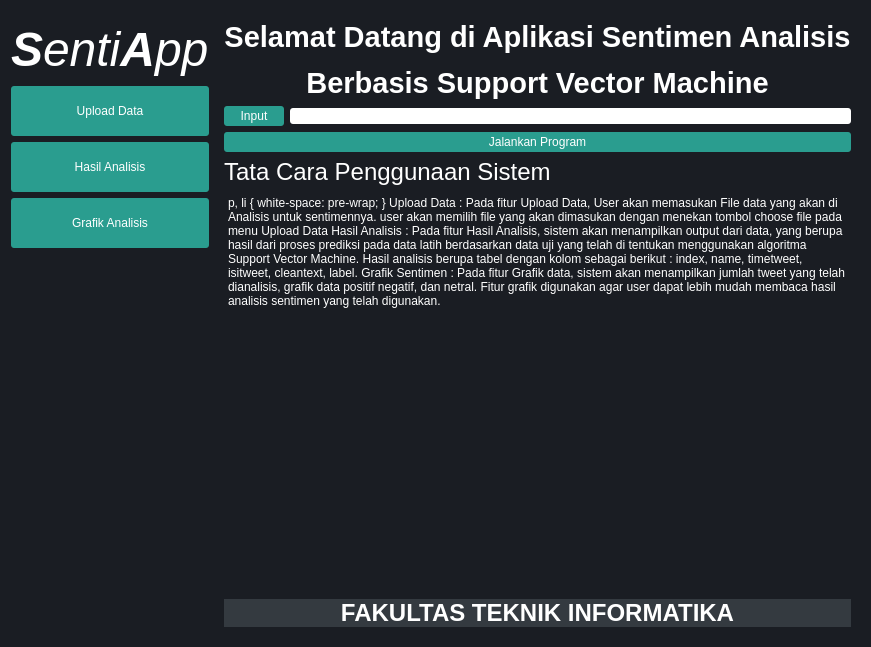
<?xml version="1.0" encoding="UTF-8"?>
<ui version="4.0">
 <class>Form</class>
 <widget class="QWidget" name="Form">
  <property name="geometry">
   <rect>
    <x>0</x>
    <y>0</y>
    <width>832</width>
    <height>647</height>
   </rect>
  </property>
  <property name="windowTitle">
   <string>SentiApp</string>
  </property>
  <property name="styleSheet">
   <string notr="true">background-color: rgb(26, 29, 35);
color: rgb(255, 255, 255);</string>
  </property>
  <layout class="QHBoxLayout" name="horizontalLayout">
   <item>
    <widget class="QFrame" name="frame">
     <property name="frameShape">
      <enum>QFrame::NoFrame</enum>
     </property>
     <property name="frameShadow">
      <enum>QFrame::Plain</enum>
     </property>
     <property name="lineWidth">
      <number>0</number>
     </property>
     <layout class="QVBoxLayout" name="verticalLayout">
      <property name="leftMargin">
       <number>0</number>
      </property>
      <property name="rightMargin">
       <number>0</number>
      </property>
      <item>
       <widget class="QLabel" name="label_13">
        <property name="minimumSize">
         <size>
          <width>0</width>
          <height>60</height>
         </size>
        </property>
        <property name="text">
         <string>&lt;html&gt;&lt;head/&gt;&lt;body&gt;&lt;p&gt;&lt;span style=&quot; font-size:36pt; font-weight:600; font-style:italic;&quot;&gt;S&lt;/span&gt;&lt;span style=&quot; font-size:36pt; font-style:italic;&quot;&gt;enti&lt;/span&gt;&lt;span style=&quot; font-size:36pt; font-weight:600; font-style:italic;&quot;&gt;A&lt;/span&gt;&lt;span style=&quot; font-size:36pt; font-style:italic;&quot;&gt;pp&lt;/span&gt;&lt;/p&gt;&lt;/body&gt;&lt;/html&gt;</string>
        </property>
       </widget>
      </item>
      <item>
       <widget class="QPushButton" name="dashboardButton">
        <property name="minimumSize">
         <size>
          <width>130</width>
          <height>50</height>
         </size>
        </property>
        <property name="styleSheet">
         <string notr="true">border-radius:3px;
background-color: rgb(42, 157, 143);
color: rgb(255, 255, 255);</string>
        </property>
        <property name="text">
         <string>Upload Data</string>
        </property>
       </widget>
      </item>
      <item>
       <widget class="QPushButton" name="hasilButton">
        <property name="minimumSize">
         <size>
          <width>130</width>
          <height>50</height>
         </size>
        </property>
        <property name="styleSheet">
         <string notr="true">border-radius:3px;
background-color: rgb(42, 157, 143);
color: rgb(255, 255, 255);</string>
        </property>
        <property name="text">
         <string>Hasil Analisis</string>
        </property>
       </widget>
      </item>
      <item>
       <widget class="QPushButton" name="grafikButton">
        <property name="minimumSize">
         <size>
          <width>130</width>
          <height>50</height>
         </size>
        </property>
        <property name="styleSheet">
         <string notr="true">border-radius:3px;
background-color: rgb(42, 157, 143);
color: rgb(255, 255, 255);</string>
        </property>
        <property name="text">
         <string>Grafik Analisis</string>
        </property>
       </widget>
      </item>
      <item>
       <spacer name="verticalSpacer">
        <property name="orientation">
         <enum>Qt::Vertical</enum>
        </property>
        <property name="sizeType">
         <enum>QSizePolicy::MinimumExpanding</enum>
        </property>
        <property name="sizeHint" stdset="0">
         <size>
          <width>20</width>
          <height>40</height>
         </size>
        </property>
       </spacer>
      </item>
     </layout>
    </widget>
   </item>
   <item>
    <widget class="QStackedWidget" name="stackedWidget">
     <property name="currentIndex">
      <number>0</number>
     </property>
     <widget class="QWidget" name="dashboardPage">
      <layout class="QVBoxLayout" name="verticalLayout_2">
       <item>
        <widget class="QLabel" name="label">
         <property name="sizePolicy">
          <sizepolicy hsizetype="Preferred" vsizetype="Maximum">
           <horstretch>0</horstretch>
           <verstretch>0</verstretch>
          </sizepolicy>
         </property>
         <property name="text">
          <string>&lt;html&gt;&lt;head/&gt;&lt;body&gt;&lt;p align=&quot;center&quot;&gt;&lt;span style=&quot; font-size:22pt; font-weight:600;&quot;&gt;Selamat Datang di Aplikasi Sentimen Analisis&lt;/span&gt;&lt;/p&gt;&lt;p align=&quot;center&quot;&gt;&lt;span style=&quot; font-size:22pt; font-weight:600;&quot;&gt;Berbasis Support Vector Machine&lt;/span&gt;&lt;/p&gt;&lt;/body&gt;&lt;/html&gt;</string>
         </property>
        </widget>
       </item>
       <item>
        <widget class="QFrame" name="frame_2">
         <property name="sizePolicy">
          <sizepolicy hsizetype="Preferred" vsizetype="Maximum">
           <horstretch>0</horstretch>
           <verstretch>0</verstretch>
          </sizepolicy>
         </property>
         <property name="frameShape">
          <enum>QFrame::NoFrame</enum>
         </property>
         <property name="frameShadow">
          <enum>QFrame::Raised</enum>
         </property>
         <layout class="QHBoxLayout" name="horizontalLayout_2">
          <property name="leftMargin">
           <number>0</number>
          </property>
          <property name="topMargin">
           <number>0</number>
          </property>
          <property name="rightMargin">
           <number>0</number>
          </property>
          <property name="bottomMargin">
           <number>0</number>
          </property>
          <item>
           <widget class="QPushButton" name="inputButton">
            <property name="minimumSize">
             <size>
              <width>60</width>
              <height>20</height>
             </size>
            </property>
            <property name="styleSheet">
             <string notr="true">border-radius:3px;
background-color: rgb(42, 157, 143);
color: rgb(255, 255, 255);</string>
            </property>
            <property name="text">
             <string>Input</string>
            </property>
           </widget>
          </item>
          <item>
           <widget class="QLineEdit" name="fileLine">
            <property name="styleSheet">
             <string notr="true">background-color: rgb(255, 255, 255);
border-radius:3px;
color: rgb(62, 62, 62);</string>
            </property>
           </widget>
          </item>
         </layout>
        </widget>
       </item>
       <item>
        <widget class="QPushButton" name="runButton">
         <property name="minimumSize">
          <size>
           <width>0</width>
           <height>20</height>
          </size>
         </property>
         <property name="styleSheet">
          <string notr="true">border-radius:3px;
background-color: rgb(42, 157, 143);
color: rgb(255, 255, 255);</string>
         </property>
         <property name="text">
          <string>Jalankan Program</string>
         </property>
        </widget>
       </item>
       <item>
        <widget class="QLabel" name="label_3">
         <property name="sizePolicy">
          <sizepolicy hsizetype="Preferred" vsizetype="Maximum">
           <horstretch>0</horstretch>
           <verstretch>0</verstretch>
          </sizepolicy>
         </property>
         <property name="text">
          <string>&lt;html&gt;&lt;head/&gt;&lt;body&gt;&lt;p&gt;&lt;span style=&quot; font-size:18pt;&quot;&gt;Tata Cara Penggunaan Sistem&lt;/span&gt;&lt;/p&gt;&lt;/body&gt;&lt;/html&gt;</string>
         </property>
        </widget>
       </item>
       <item>
        <widget class="QTextBrowser" name="textBrowser">
         <property name="frameShape">
          <enum>QFrame::NoFrame</enum>
         </property>
         <property name="html">
          <string>&lt;!DOCTYPE HTML PUBLIC &quot;-//W3C//DTD HTML 4.0//EN&quot; &quot;http://www.w3.org/TR/REC-html40/strict.dtd&quot;&gt;
&lt;html&gt;&lt;head&gt;&lt;meta name=&quot;qrichtext&quot; content=&quot;1&quot; /&gt;&lt;style type=&quot;text/css&quot;&gt;
p, li { white-space: pre-wrap; }
&lt;/style&gt;&lt;/head&gt;&lt;body style=&quot; font-family:'.AppleSystemUIFont'; font-size:13pt; font-weight:400; font-style:normal;&quot;&gt;
&lt;p style=&quot; margin-top:0px; margin-bottom:0px; margin-left:0px; margin-right:0px; -qt-block-indent:0; text-indent:0px;&quot;&gt;Upload Data :&lt;/p&gt;
&lt;p style=&quot; margin-top:0px; margin-bottom:0px; margin-left:0px; margin-right:0px; -qt-block-indent:0; text-indent:0px;&quot;&gt;Pada fitur Upload Data, User akan memasukan File data yang akan di Analisis untuk sentimennya.&lt;/p&gt;
&lt;p style=&quot; margin-top:0px; margin-bottom:0px; margin-left:0px; margin-right:0px; -qt-block-indent:0; text-indent:0px;&quot;&gt;user akan memilih file yang akan dimasukan dengan menekan tombol choose file pada menu Upload Data&lt;/p&gt;
&lt;p style=&quot;-qt-paragraph-type:empty; margin-top:0px; margin-bottom:0px; margin-left:0px; margin-right:0px; -qt-block-indent:0; text-indent:0px;&quot;&gt;&lt;br /&gt;&lt;/p&gt;
&lt;p style=&quot; margin-top:0px; margin-bottom:0px; margin-left:0px; margin-right:0px; -qt-block-indent:0; text-indent:0px;&quot;&gt;Hasil Analisis :&lt;/p&gt;
&lt;p style=&quot; margin-top:0px; margin-bottom:0px; margin-left:0px; margin-right:0px; -qt-block-indent:0; text-indent:0px;&quot;&gt;Pada fitur Hasil Analisis, sistem akan menampilkan output dari data, yang berupa hasil dari proses prediksi pada data latih berdasarkan data uji yang telah di tentukan menggunakan algoritma Support Vector Machine.&lt;/p&gt;
&lt;p style=&quot; margin-top:0px; margin-bottom:0px; margin-left:0px; margin-right:0px; -qt-block-indent:0; text-indent:0px;&quot;&gt;Hasil analisis berupa tabel dengan kolom sebagai berikut : index, name, timetweet, isitweet, cleantext, label.&lt;/p&gt;
&lt;p style=&quot;-qt-paragraph-type:empty; margin-top:0px; margin-bottom:0px; margin-left:0px; margin-right:0px; -qt-block-indent:0; text-indent:0px;&quot;&gt;&lt;br /&gt;&lt;/p&gt;
&lt;p style=&quot; margin-top:0px; margin-bottom:0px; margin-left:0px; margin-right:0px; -qt-block-indent:0; text-indent:0px;&quot;&gt;Grafik Sentimen :&lt;/p&gt;
&lt;p style=&quot; margin-top:0px; margin-bottom:0px; margin-left:0px; margin-right:0px; -qt-block-indent:0; text-indent:0px;&quot;&gt;Pada fitur Grafik data, sistem akan menampilkan jumlah tweet yang telah dianalisis, grafik data positif negatif, dan netral.&lt;/p&gt;
&lt;p style=&quot; margin-top:0px; margin-bottom:0px; margin-left:0px; margin-right:0px; -qt-block-indent:0; text-indent:0px;&quot;&gt;Fitur grafik digunakan agar user dapat lebih mudah membaca hasil analisis sentimen yang telah digunakan.&lt;/p&gt;&lt;/body&gt;&lt;/html&gt;</string>
         </property>
        </widget>
       </item>
       <item>
        <widget class="QLabel" name="label_8">
         <property name="styleSheet">
          <string notr="true">background-color: rgb(52, 58, 64);</string>
         </property>
         <property name="text">
          <string>&lt;html&gt;&lt;head/&gt;&lt;body&gt;&lt;p align=&quot;center&quot;&gt;&lt;span style=&quot; font-size:18pt; font-weight:600;&quot;&gt;FAKULTAS TEKNIK INFORMATIKA&lt;/span&gt;&lt;/p&gt;&lt;/body&gt;&lt;/html&gt;</string>
         </property>
        </widget>
       </item>
      </layout>
     </widget>
     <widget class="QWidget" name="hasilPage">
      <layout class="QVBoxLayout" name="verticalLayout_3">
       <item>
        <widget class="QLabel" name="label_2">
         <property name="sizePolicy">
          <sizepolicy hsizetype="Preferred" vsizetype="Maximum">
           <horstretch>0</horstretch>
           <verstretch>0</verstretch>
          </sizepolicy>
         </property>
         <property name="minimumSize">
          <size>
           <width>0</width>
           <height>60</height>
          </size>
         </property>
         <property name="text">
          <string>&lt;html&gt;&lt;head/&gt;&lt;body&gt;&lt;p align=&quot;center&quot;&gt;&lt;span style=&quot; font-size:24pt; font-weight:600;&quot;&gt;Hasil Analisis&lt;/span&gt;&lt;/p&gt;&lt;/body&gt;&lt;/html&gt;</string>
         </property>
        </widget>
       </item>
       <item>
        <widget class="QTableView" name="tableView">
         <property name="frameShape">
          <enum>QFrame::NoFrame</enum>
         </property>
        </widget>
       </item>
       <item>
        <widget class="QPushButton" name="saveButton">
         <property name="minimumSize">
          <size>
           <width>0</width>
           <height>30</height>
          </size>
         </property>
         <property name="styleSheet">
          <string notr="true">border-radius:3px;
background-color: rgb(42, 157, 143);
color: rgb(255, 255, 255);</string>
         </property>
         <property name="text">
          <string>Simpan Hasil</string>
         </property>
        </widget>
       </item>
      </layout>
     </widget>
     <widget class="QWidget" name="grafikPage">
      <layout class="QVBoxLayout" name="verticalLayout_4">
       <item>
        <widget class="QLabel" name="label_4">
         <property name="sizePolicy">
          <sizepolicy hsizetype="Preferred" vsizetype="Maximum">
           <horstretch>0</horstretch>
           <verstretch>0</verstretch>
          </sizepolicy>
         </property>
         <property name="minimumSize">
          <size>
           <width>0</width>
           <height>60</height>
          </size>
         </property>
         <property name="text">
          <string>&lt;html&gt;&lt;head/&gt;&lt;body&gt;&lt;p align=&quot;center&quot;&gt;&lt;span style=&quot; font-size:24pt; font-weight:600;&quot;&gt;Grafik Analisis&lt;/span&gt;&lt;/p&gt;&lt;/body&gt;&lt;/html&gt;</string>
         </property>
        </widget>
       </item>
       <item>
        <widget class="QFrame" name="frame_3">
         <property name="sizePolicy">
          <sizepolicy hsizetype="Preferred" vsizetype="Maximum">
           <horstretch>0</horstretch>
           <verstretch>0</verstretch>
          </sizepolicy>
         </property>
         <property name="frameShape">
          <enum>QFrame::NoFrame</enum>
         </property>
         <property name="frameShadow">
          <enum>QFrame::Raised</enum>
         </property>
         <layout class="QHBoxLayout" name="horizontalLayout_3">
          <property name="topMargin">
           <number>0</number>
          </property>
          <property name="bottomMargin">
           <number>12</number>
          </property>
          <item>
           <widget class="QFrame" name="frame_4">
            <property name="sizePolicy">
             <sizepolicy hsizetype="Preferred" vsizetype="Maximum">
              <horstretch>0</horstretch>
              <verstretch>0</verstretch>
             </sizepolicy>
            </property>
            <property name="styleSheet">
             <string notr="true">background-color: rgb(52, 58, 64);</string>
            </property>
            <property name="frameShape">
             <enum>QFrame::StyledPanel</enum>
            </property>
            <property name="frameShadow">
             <enum>QFrame::Raised</enum>
            </property>
            <layout class="QHBoxLayout" name="horizontalLayout_7">
             <item>
              <widget class="QLabel" name="label_5">
               <property name="text">
                <string>Tweet Positif</string>
               </property>
              </widget>
             </item>
             <item>
              <widget class="QLabel" name="posLabel">
               <property name="styleSheet">
                <string notr="true">font: 75 36pt &quot;.AppleSystemUIFont&quot;;
color: rgb(33, 158, 188);</string>
               </property>
               <property name="text">
                <string>&lt;html&gt;&lt;head/&gt;&lt;body&gt;&lt;p&gt;&lt;span style=&quot; font-size:36pt; font-weight:600;&quot;&gt;340&lt;/span&gt;&lt;/p&gt;&lt;/body&gt;&lt;/html&gt;</string>
               </property>
              </widget>
             </item>
            </layout>
           </widget>
          </item>
          <item>
           <widget class="QFrame" name="frame_6">
            <property name="sizePolicy">
             <sizepolicy hsizetype="Preferred" vsizetype="Maximum">
              <horstretch>0</horstretch>
              <verstretch>0</verstretch>
             </sizepolicy>
            </property>
            <property name="styleSheet">
             <string notr="true">background-color: rgb(52, 58, 64);</string>
            </property>
            <property name="frameShape">
             <enum>QFrame::StyledPanel</enum>
            </property>
            <property name="frameShadow">
             <enum>QFrame::Raised</enum>
            </property>
            <layout class="QHBoxLayout" name="horizontalLayout_5">
             <item>
              <widget class="QLabel" name="label_9">
               <property name="text">
                <string>Tweet Netral</string>
               </property>
              </widget>
             </item>
             <item>
              <widget class="QLabel" name="netLabel">
               <property name="styleSheet">
                <string notr="true">font: 75 36pt &quot;.AppleSystemUIFont&quot;;
color: rgb(255, 183, 3);</string>
               </property>
               <property name="text">
                <string>&lt;html&gt;&lt;head/&gt;&lt;body&gt;&lt;p&gt;&lt;span style=&quot; font-size:36pt; font-weight:600;&quot;&gt;500&lt;/span&gt;&lt;/p&gt;&lt;/body&gt;&lt;/html&gt;</string>
               </property>
              </widget>
             </item>
            </layout>
           </widget>
          </item>
          <item>
           <widget class="QFrame" name="frame_5">
            <property name="sizePolicy">
             <sizepolicy hsizetype="Preferred" vsizetype="Maximum">
              <horstretch>0</horstretch>
              <verstretch>0</verstretch>
             </sizepolicy>
            </property>
            <property name="styleSheet">
             <string notr="true">background-color: rgb(52, 58, 64);</string>
            </property>
            <property name="frameShape">
             <enum>QFrame::StyledPanel</enum>
            </property>
            <property name="frameShadow">
             <enum>QFrame::Raised</enum>
            </property>
            <layout class="QHBoxLayout" name="horizontalLayout_6">
             <item>
              <widget class="QLabel" name="label_7">
               <property name="text">
                <string>Tweet Negatif</string>
               </property>
              </widget>
             </item>
             <item>
              <widget class="QLabel" name="negLabel">
               <property name="styleSheet">
                <string notr="true">font: 75 36pt &quot;.AppleSystemUIFont&quot;;
color: rgb(230, 54, 73);</string>
               </property>
               <property name="text">
                <string>&lt;html&gt;&lt;head/&gt;&lt;body&gt;&lt;p&gt;&lt;span style=&quot; font-size:36pt; font-weight:600;&quot;&gt;160&lt;/span&gt;&lt;/p&gt;&lt;/body&gt;&lt;/html&gt;</string>
               </property>
              </widget>
             </item>
            </layout>
           </widget>
          </item>
         </layout>
        </widget>
       </item>
       <item>
        <widget class="QFrame" name="frame_7">
         <property name="frameShape">
          <enum>QFrame::NoFrame</enum>
         </property>
         <property name="frameShadow">
          <enum>QFrame::Raised</enum>
         </property>
         <layout class="QHBoxLayout" name="horizontalLayout_4">
          <item>
           <widget class="QFrame" name="frame_8">
            <property name="styleSheet">
             <string notr="true">background-color: rgb(255, 255, 255);</string>
            </property>
            <property name="frameShape">
             <enum>QFrame::StyledPanel</enum>
            </property>
            <property name="frameShadow">
             <enum>QFrame::Raised</enum>
            </property>
            <layout class="QVBoxLayout" name="verticalLayout_5">
             <item>
              <widget class="QLabel" name="label_11">
               <property name="sizePolicy">
                <sizepolicy hsizetype="Preferred" vsizetype="Maximum">
                 <horstretch>0</horstretch>
                 <verstretch>0</verstretch>
                </sizepolicy>
               </property>
               <property name="styleSheet">
                <string notr="true">color: rgb(19, 22, 26);</string>
               </property>
               <property name="text">
                <string>&lt;html&gt;&lt;head/&gt;&lt;body&gt;&lt;p&gt;&lt;span style=&quot; font-size:18pt;&quot;&gt;GRAFIK SENTIMEN&lt;/span&gt;&lt;/p&gt;&lt;/body&gt;&lt;/html&gt;</string>
               </property>
               <property name="alignment">
                <set>Qt::AlignLeading|Qt::AlignLeft|Qt::AlignTop</set>
               </property>
              </widget>
             </item>
             <item>
              <widget class="QWidget" name="pieWidget" native="true"/>
             </item>
            </layout>
           </widget>
          </item>
          <item>
           <widget class="QFrame" name="frame_9">
            <property name="styleSheet">
             <string notr="true">background-color: rgb(255, 255, 255);</string>
            </property>
            <property name="frameShape">
             <enum>QFrame::StyledPanel</enum>
            </property>
            <property name="frameShadow">
             <enum>QFrame::Raised</enum>
            </property>
            <layout class="QVBoxLayout" name="verticalLayout_6">
             <item>
              <widget class="QLabel" name="label_12">
               <property name="sizePolicy">
                <sizepolicy hsizetype="Preferred" vsizetype="Maximum">
                 <horstretch>0</horstretch>
                 <verstretch>0</verstretch>
                </sizepolicy>
               </property>
               <property name="styleSheet">
                <string notr="true">color: rgb(19, 22, 26);</string>
               </property>
               <property name="text">
                <string>&lt;html&gt;&lt;head/&gt;&lt;body&gt;&lt;p&gt;&lt;span style=&quot; font-size:18pt;&quot;&gt;FREKUENSI PENGGUNA&lt;/span&gt;&lt;/p&gt;&lt;/body&gt;&lt;/html&gt;</string>
               </property>
               <property name="alignment">
                <set>Qt::AlignLeading|Qt::AlignLeft|Qt::AlignTop</set>
               </property>
              </widget>
             </item>
             <item>
              <widget class="QWidget" name="barWidget" native="true"/>
             </item>
             <item>
              <widget class="QLabel" name="label_6">
               <property name="text">
                <string>TextLabel</string>
               </property>
              </widget>
             </item>
            </layout>
           </widget>
          </item>
         </layout>
        </widget>
       </item>
      </layout>
     </widget>
    </widget>
   </item>
  </layout>
 </widget>
 <resources/>
 <connections/>
</ui>
